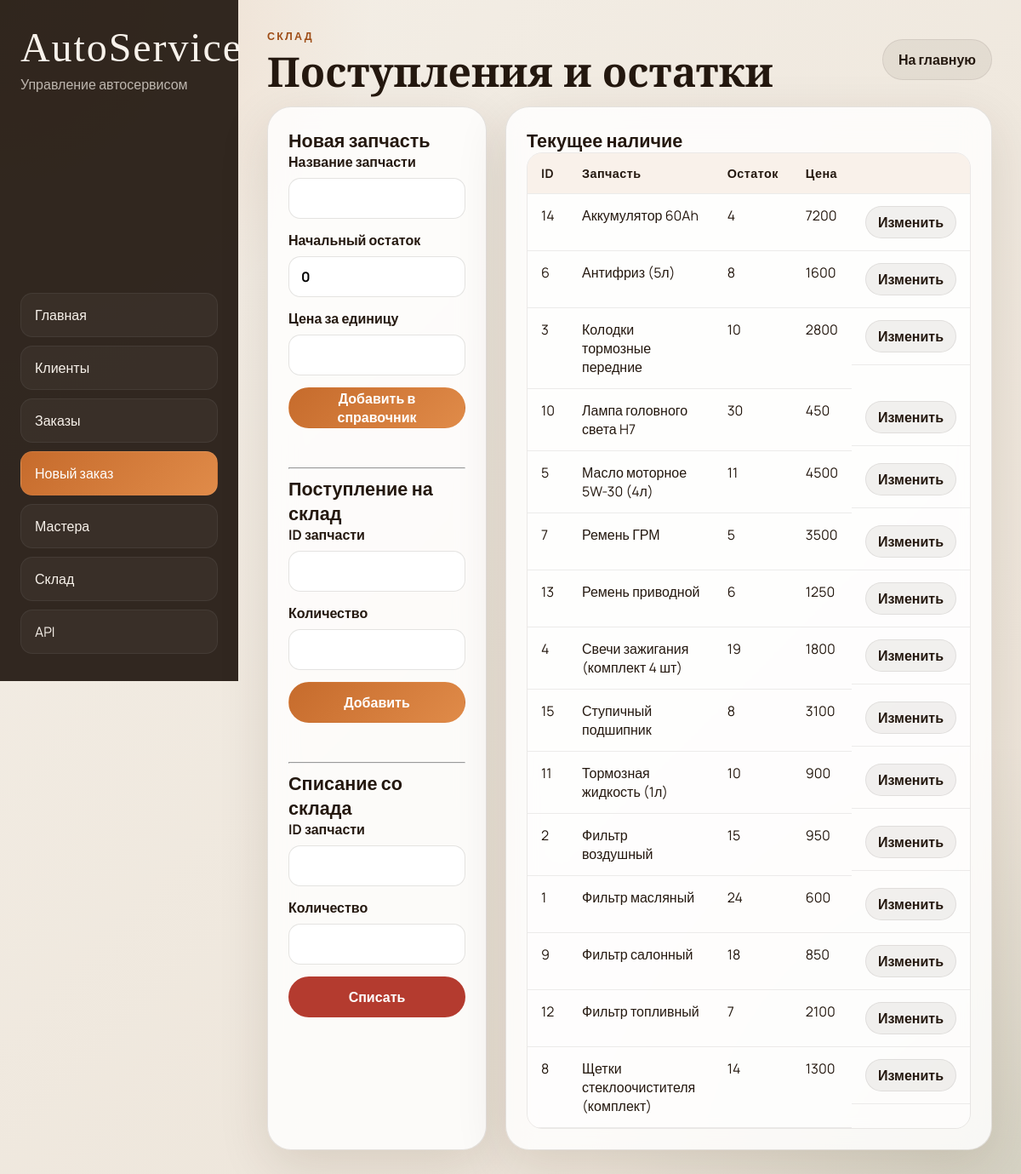
The page /warehouse on the database as committed earlier.
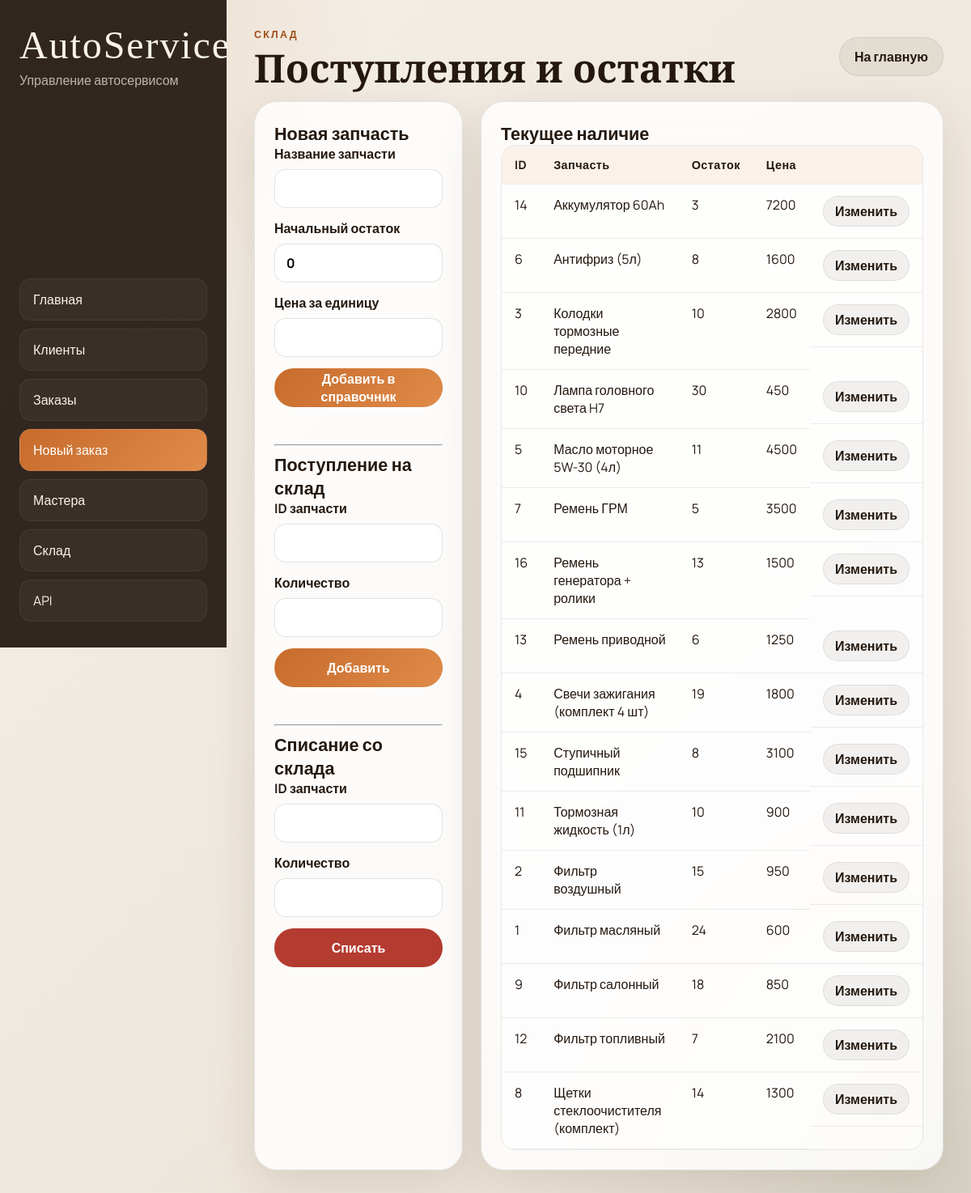
The same page on the database as committed later.
### tables this page shows
CREATE TABLE warehouse (
	part_id INTEGER PRIMARY KEY AUTOINCREMENT,
    part_name TEXT UNIQUE NOT NULL,
    stock_quantity INTEGER DEFAULT 0,
    unit_price INTEGER NOT NULL
);

### autoservice/ui.py (the view)
@ui.route('/warehouse')
def warehouse_page():
    tables = get_tables()
    parts = db.session.execute(
        select(tables['warehouse']).order_by(tables['warehouse'].c.part_name)
    ).mappings().all()
    return render_template('warehouse.html', parts=parts)

### autoservice/ui.py (called while the page is built)
def get_tables():
    return current_app.extensions['autoservice_tables']

### templates/warehouse.html (shortened to what this page needs)
{% extends 'base.html' %}
{% block content %}
<section class="page-head">
  <div>
    <p class="eyebrow">Склад</p>
    <h1>Поступления и остатки</h1>
  </div>
  <a class="button button-secondary" href="{{ url_for('ui.dashboard') }}">На главную</a>
</section>
<section class="grid-two">
  <article class="panel">
    <h2>Новая запчасть</h2>
    <form id="warehouse-new-part-form" class="stack-form" data-success-text="Запчасть добавлена">
      <label>Название запчасти<input name="part_name" required></label>
      <label>Начальный остаток<input name="stock_quantity" type="number" min="0" value="0" required></label>
      <label>Цена за единицу<input name="unit_price" type="number" min="1" required></label>
      <button class="button button-primary" type="submit">Добавить в справочник</button>
      <div class="form-message" data-message></div>
    </form>
    <hr>
    <h2>Поступление на склад</h2>
    <form id="warehouse-form" class="stack-form" data-success-text="Поступление учтено">
      <label>ID запчасти<input name="part_id" type="number" required></label>
      <label>Количество<input name="quantity" type="number" required></label>
      <button class="button button-primary" type="submit">Добавить</button>
      <div class="form-message" data-message></div>
    </form>
    <hr>
    <h2>Списание со склада</h2>
    <form id="warehouse-writeoff-form" class="stack-form" data-success-text="Списание выполнено">
      <label>ID запчасти<input name="part_id" type="number" required></label>
      <label>Количество<input name="quantity" type="number" required></label>
      <button class="button button-danger" type="submit">Списать</button>
      <div class="form-message" data-message></div>
    </form>
  </article>
  <article class="panel">
    <h2>Текущее наличие</h2>
    <div class="table-wrap table-wrap--compact">
      <table>
        <thead><tr><th>ID</th><th>Запчасть</th><th>Остаток</th><th>Цена</th><th></th></tr></thead>
        <tbody>
          {% for part in parts %}
          <tr class="part-row" data-part-id="{{ part.part_id }}">
            <td>{{ part.part_id }}</td>
            <td class="part-name-cell">
              <span class="part-name-text">{{ part.part_name }}</span>
            </td>
            <td>{{ part.stock_quantity }}</td>
            <td class="part-price-cell">
              <span class="part-price-text">{{ part.unit_price }}</span>
            </td>
            <td class="part-actions">
              <button
                class="button button-secondary button-small part-edit-btn"
                data-edit-part="{{ part.part_id }}"
              >Изменить</button>
            </td>
          </tr>
          {% else %}
          <tr><td colspan="5" class="empty">Склад пуст</td></tr>
          {% endfor %}
        </tbody>
      </table>
    </div>
  </article>
</section>
{% endblock %}

Rows that differ between the two databases and show on the page:
added warehouse: part_name "Ремень генератора + ролики", unit_price "1500"
Other text that changed with them:
new list line: "14 3 Изменить"
new list line: "Аккумулятор 60Ah 7200"
new list line: "16 13 Изменить"
list line gone: "14 4 Изменить"
list line gone: "Аккумулятор 60Ah 7200"
